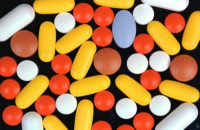
#> input picture images/pills.png, 200 x 130 px
$ python ex05.py
#> lines starting #> are read from the running program, lines starting #| are printed output that depends on the picture; after the words box and inside, x2 and y2 are one past the last pixel; in counts of white or black regions, pixels touching at a corner belong together
import cv2
import numpy as np

img = cv2.imread('images/pills.png')
#> img is the input picture: shape (130, 200, 3); mean B, G, R 76.7, 125.5, 176.2

inp = cv2.cvtColor(np.copy(img), cv2.COLOR_BGR2GRAY)
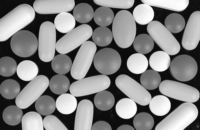
#> inp: shape (130, 200); min 10, max 255, mean 135.1

circles = cv2.HoughCircles(inp, cv2.HOUGH_GRADIENT, 1, 20,
                           param1 = 50, param2 = 15,
                           minRadius = 10, maxRadius = 15)
#> circles = 28 rows, first 8: [107.5, 60.5, 13.2], [182.5, 67.5, 14.4], [125.5, 108.5, 10.9], [24.5, 43.5, 13.2], [159.5, 61.5, 11], [58.5, 83.5, 10.9], [159.5, 104.5, 11], [101.5, 35.5, 11]

out = np.copy(img)
circles = np.uint16(np.around(circles))
#> circles = 28 rows, first 8: [108, 60, 13], [182, 68, 14], [126, 108, 11], [24, 44, 13], [160, 62, 11], [58, 84, 11], [160, 104, 11], [102, 36, 11]
print(circles[0, :])
#> (printed output is left out)
for i in circles[0, :]:
    cv2.circle(out, (i[0], i[1]), i[2], (0, 255, 0), 2)
    cv2.circle(out, (i[0], i[1]), 2, (0, 0, 0), 3)
#> this loop made 28 passes
#> i on passes 1 to 12: [108, 60, 13], [182, 68, 14], [126, 108, 11], [24, 44, 13], [160, 62, 11], [58, 84, 11], [160, 104, 11], [102, 36, 11], [150, 80, 11], [62, 64, 11], [26, 70, 11], [66, 104, 11]
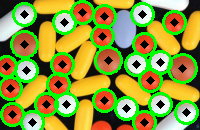
#> out: shape (130, 200, 3); mean B, G, R 59.1, 153.6, 140.3

cv2.imwrite('output/ex05.png', np.hstack((img, out)))
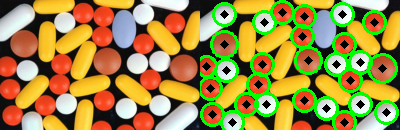
#> saved as ex05.png: shape (130, 400, 3); mean B, G, R 67.9, 139.5, 158.3

$ run again, with images/penguin.png copied over images/pills.png
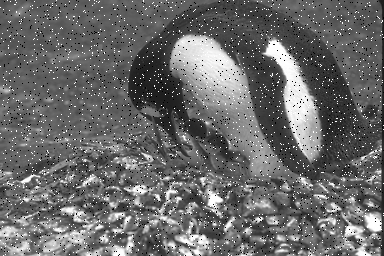
#> input picture images/penguin.png, 384 x 256 px
#> img is the input picture: shape (256, 384, 3); min 0, max 255, mean 106
#> `circles = cv2.HoughCircles(inp, cv2.HOUGH_GRADIENT, 1, 20, param1 = 50..`: circles = [[295.5, 126.5, 14.4], [83.5, 134.5, 14.4], [331.5, 213.5, 11], [120.5, 155.5, 11], [299.5, 227.5, 11], [281.5, 25.5, 11]]
#> `circles = np.uint16(np.around(circles))`: circles = [[296, 126, 14], [84, 134, 14], [332, 214, 11], [120, 156, 11], [300, 228, 11], [282, 26, 11]]
#| [[296 126  14]
#|  [ 84 134  14]
#|  [332 214  11]
#|  [120 156  11]
#|  [300 228  11]
#|  [282  26  11]]
#> the loop `for i in circles[0, :]:` made 6 passes
#> after the loop `for i in circles[0, :]:`:
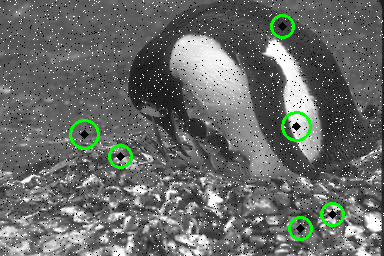
#> out: shape (256, 384, 3); 1.6% of pixels changed, all inside (x1, y1, x2, y2) = (69, 14, 345, 241)
#> `cv2.imwrite('output/ex05.png', np.hstack((img, out)))`:
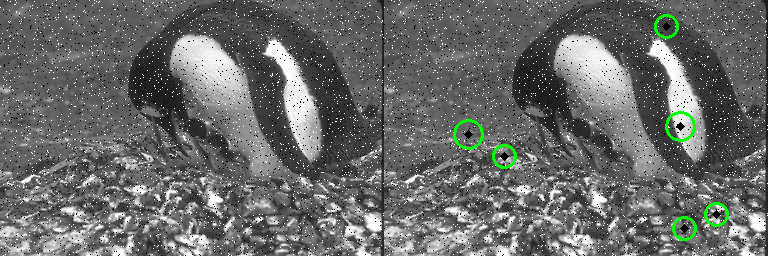
#> saved as ex05.png: shape (256, 768, 3); mean B, G, R 105.1, 106.8, 105.1
